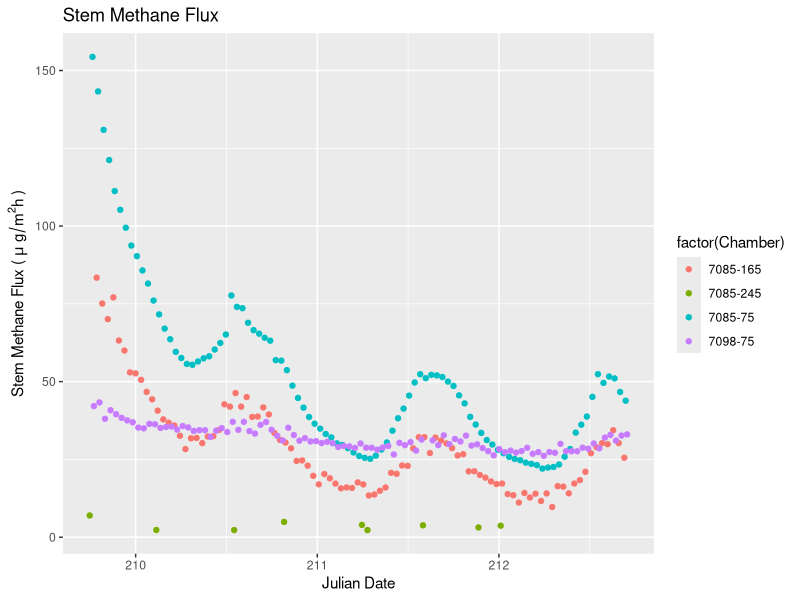
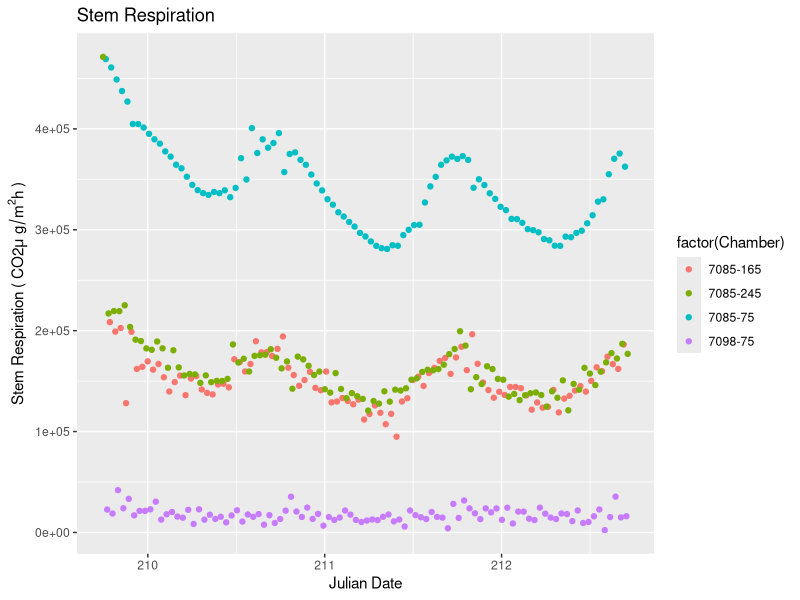
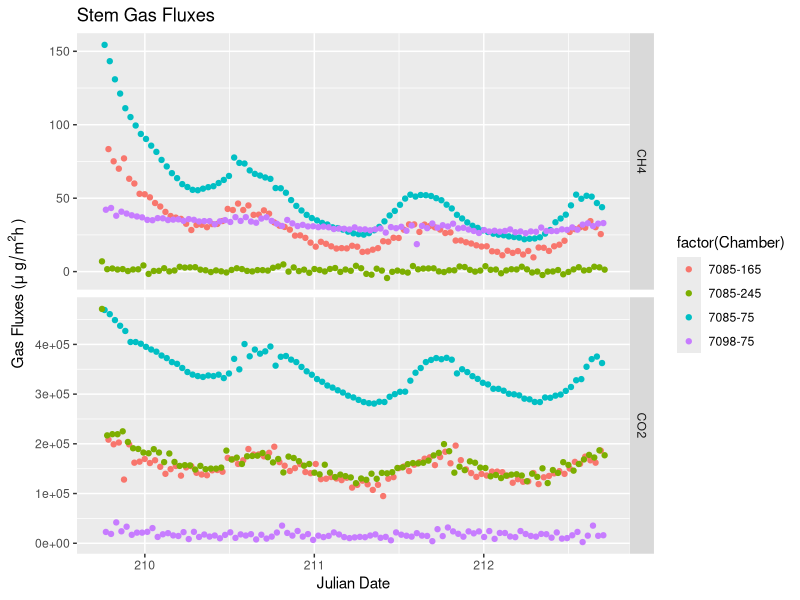
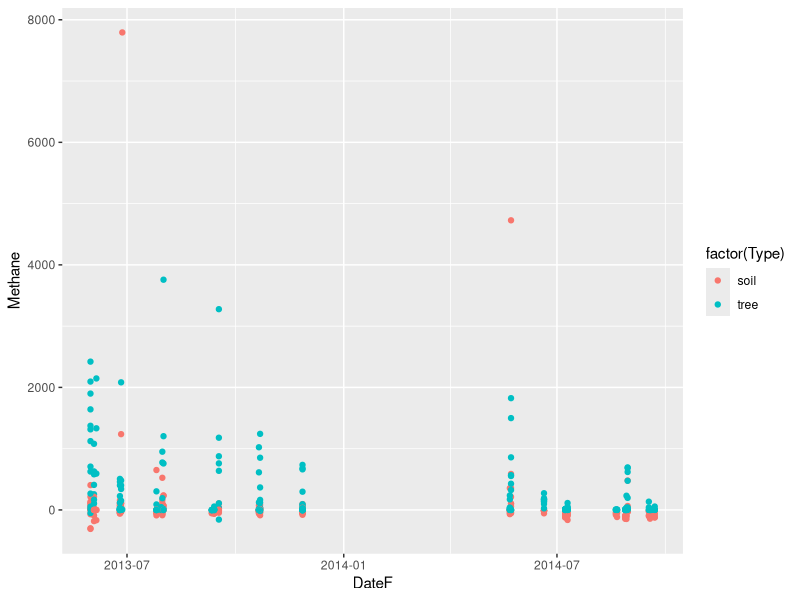
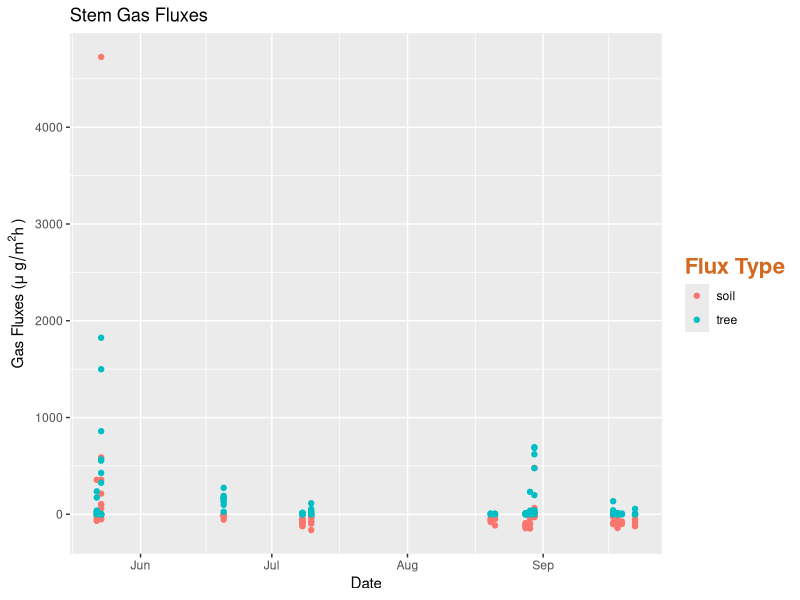
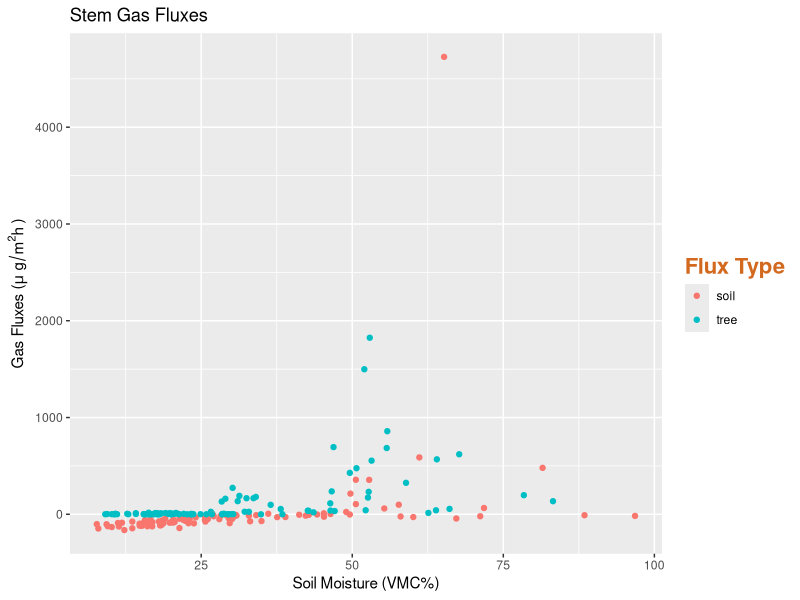
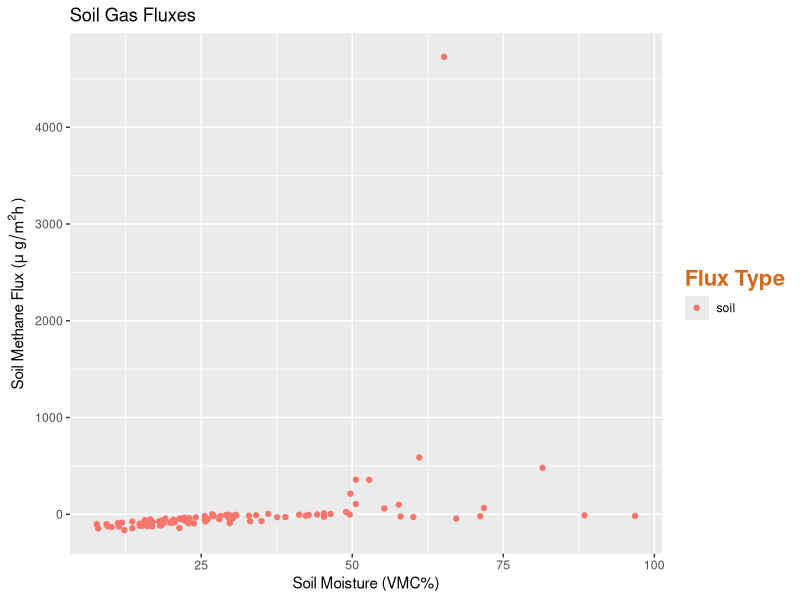
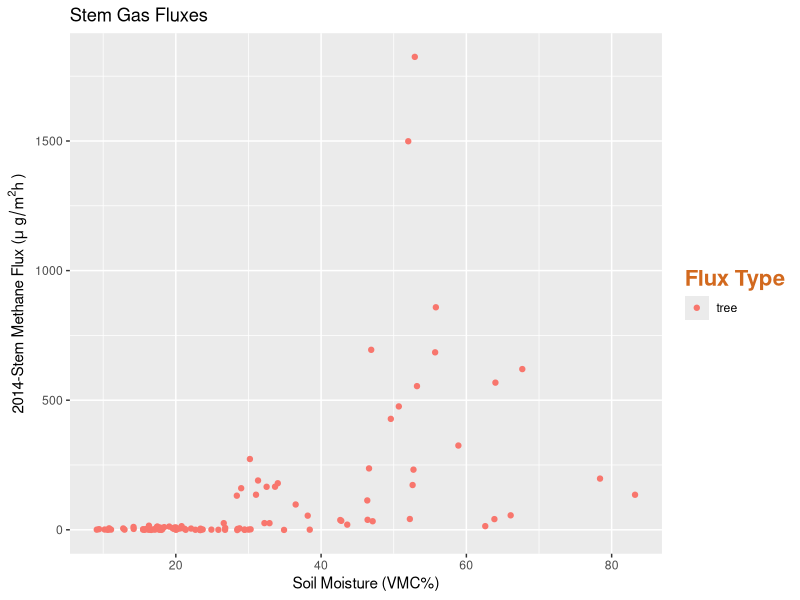

Write R code to recreate these figures, in order. (Note: this script raises an error after producing the figures.)
#R script to create graphs for transect data
#Author: Scott Pitz
# Started: 2015-01-05
library(ggplot2)
library(grid)
library(gridExtra)
library(plyr)
setwd("C:/Users/Pitz/Desktop/R-Graphs")

nmmaps<-read.csv("automated.csv", as.is=T) #load files
head(nmmaps) #show beginning of file
#g<- ggplot(nmmaps, aes(Julian, CH4))+geom_point(color="firebrick")

#CH4 only graph
autoch4<-nmmaps[nmmaps$CH4flag=="Y",] # drop rows where flux R2 <0.80
g<-ggplot(autoch4, aes(Julian, CH4, color=factor(Chamber)))+geom_point()
g<-g+ggtitle('Stem Methane Flux')
g<-g+labs(x="Julian Date", y=expression(paste("Stem Methane Flux ( ", mu ~ g/m^2 , "h )")), title="Stem Methane Flux")
g

#CO2 only graph
autoco2<-nmmaps[nmmaps$CO2flag=="Y",]
c<-ggplot(nmmaps, aes(Julian, CO2, color=factor(Chamber)))+geom_point()
#c<-c+ggtitle('Stem Respiration')
c<-c+labs(x="Julian Date", y=expression(paste("Stem Respiration ( CO2", mu ~ g/m^2 , "h )")), title="Stem Respiration")
c

#use grid.arrange to stack graphs, doesnt line up x-axis
#d<-grid.arrange(g, c, nrow=2, main = "Stem Gas Fluxes")
#ggsave("plot.pdf", width=4, height=4)

#rearrange data so all fluxes in one column
#facet_grid separates data into tiles
autofacet<-read.csv("automatedFacet.csv", as.is=T)
gf<-ggplot(autofacet, aes(Julian, Flux, color=factor(Chamber)))+geom_point()
#gf+theme(legend.title = element_text(colour="chocolate", size=16, face="bold"))+
  #scale_color_discrete(name="This color is\ncalled chocolate!?")
gf<-gf+labs(x="Julian Date", y=expression(paste("Gas Fluxes (", mu ~ g/m^2 , "h )")), title="Stem Gas Fluxes")
gf + facet_grid(Gas ~ ., scales="free_y") #scales="free_y" allows each graph's y-axis to scale independently

#transect Data
transect<-read.csv("AllData.csv", as.is=T) #load files
head(transect) #show beginning of file
transect$DateF<-as.Date(transect$DateF)
transect["Eco"] <- NA # That creates the new column filled with "NA"
head(transect)
#if(transect$TreeID=="10127") transect$Eco=="mid"
transect$Eco[transect$TreeID==10127] <- "mid"
transect$Eco[transect$TreeID==10206] <- "wetland"
transect$Eco[transect$TreeID==10210] <- "wetland"
transect$Eco[transect$TreeID==10212] <- "wetland"
transect$Eco[transect$TreeID==10214] <- "wetland"
transect$Eco[transect$TreeID==10315] <- "wetland"
transect$Eco[transect$TreeID==10316] <- "wetland"
transect$Eco[transect$TreeID==10319] <- "wetland"

transect$Eco[transect$TreeID==12000] <- "mid"
transect$Eco[transect$TreeID==12001] <- "upland"
transect$Eco[transect$TreeID==12002] <- "upland"
transect$Eco[transect$TreeID==12003] <- "upland"
transect$Eco[transect$TreeID==12004] <- "mid"
transect$Eco[transect$TreeID==12005] <- "mid"
transect$Eco[transect$TreeID==12006] <- "upland"
transect$Eco[transect$TreeID==12007] <- "mid"
transect$Eco[transect$TreeID==12008] <- "upland"
transect$Eco[transect$TreeID==12009] <- "mid"
transect$Eco[transect$TreeID==12010] <- "upland"
transect$Eco[transect$TreeID==12011] <- "upland"
transect$Eco[transect$TreeID==12012] <- "upland"
transect$Eco[transect$TreeID==12013] <- "upland"
transect$Eco[transect$TreeID==12014] <- "upland"
transect$Eco[transect$TreeID==12015] <- "upland"
transect$Eco[transect$TreeID==12016] <- "upland"
transect$Eco[transect$TreeID==12017] <- "upland"
transect$Eco[transect$TreeID==12018] <- "upland"
transect$Eco[transect$TreeID==12019] <- "upland"
transect$Eco[transect$TreeID==12020] <- "upland"
transect$Eco[transect$TreeID==12021] <- "upland"

#change rounds
transect$Round[transect$DateF=="2014-05-22"] <- 7
transect$Round[transect$DateF=="2014-05-23"] <- 7
transect$Round[transect$DateF=="2014-06-20"] <- 8
transect$Round[transect$DateF=="2014-07-08"] <- 9
transect$Round[transect$DateF=="2014-07-10"] <- 9
transect$Round[transect$DateF=="2014-08-20"] <- 10
transect$Round[transect$DateF=="2014-08-21"] <- 10
transect$Round[transect$DateF=="2014-08-28"] <- 10
transect$Round[transect$DateF=="2014-08-29"] <- 10
transect$Round[transect$DateF=="2014-08-30"] <- 10
transect$Round[transect$DateF=="2014-09-17"] <- 11
transect$Round[transect$DateF=="2014-09-18"] <- 11
transect$Round[transect$DateF=="2014-09-19"] <- 11
transect$Round[transect$DateF=="2014-09-22"] <- 11

all<-ggplot(transect, aes(DateF, Methane, color=factor(Type)))+geom_point()
all

#2014 data
data2014<-transect[transect$Year=="2014",]
plot2014<-ggplot(data2014, aes(DateF, Methane, color=factor(Type)))+geom_point()
plot2014<-plot2014+labs(x="Date", y=expression(paste("Gas Fluxes (", mu ~ g/m^2 , "h )")), title="Stem Gas Fluxes")
plot2014<-plot2014+theme(legend.title = element_text(colour="chocolate", size=16, face="bold"))+scale_color_discrete(name="Flux Type")
plot2014

#2014 data - Moisture plot- All Data
moistureplot<-ggplot(data2014, aes(SoilMoisture1, Methane, color=factor(Type)))+geom_point()
moistureplot<-moistureplot+labs(x="Soil Moisture (VMC%)", y=expression(paste("Gas Fluxes (", mu ~ g/m^2 , "h )")), title="Stem Gas Fluxes")
moistureplot<-moistureplot+theme(legend.title = element_text(colour="chocolate", size=16, face="bold"))+scale_color_discrete(name="Flux Type")
moistureplot

#2014 data - Soil Moisture plot
soildata2014<-data2014[data2014$Type=="soil",]
soilmoistureplot<-ggplot(soildata2014, aes(SoilMoisture1, Methane, color=factor(Type)))+geom_point()
soilmoistureplot<-soilmoistureplot+labs(x="Soil Moisture (VMC%)", y=expression(paste("Soil Methane Flux (", mu ~ g/m^2 , "h )")), title="Soil Gas Fluxes")
soilmoistureplot<-soilmoistureplot+theme(legend.title = element_text(colour="chocolate", size=16, face="bold"))+scale_color_discrete(name="Flux Type")
soilmoistureplot

#2014 data - Tree Moisture plot
treedata2014<-data2014[data2014$Type=="tree",]
treemoistureplot<-ggplot(treedata2014, aes(SoilMoisture1, Methane, color=factor(Type)))+geom_point()
treemoistureplot<-treemoistureplot+labs(x="Soil Moisture (VMC%)", y=expression(paste("2014-Stem Methane Flux (", mu ~ g/m^2 , "h )")), title="Stem Gas Fluxes")
treemoistureplot<-treemoistureplot+theme(legend.title = element_text(colour="chocolate", size=16, face="bold"))+scale_color_discrete(name="Flux Type")
treemoistureplot

#transform data
transect$logMoist<-log10(transect$SoilMoisture1)
transect$logMethaneFlux<-transect$Methane
transect$logMethaneFlux<-log10(transect$logMethaneFlux)
#transect$logMethaneFlux<-transect$logMethaneFlux-3
data2014<-transect[transect$Year=="2014",]

#2014 data - Tree log Moisture plot
treedata2014<-data2014[data2014$Type=="tree",]
treelogmoisture<-ggplot(treedata2014, aes(logMoist, Methane))+geom_point()
treelogmoisture<-treelogmoisture+labs(x="log (Soil Moisture (VMC%))", y=expression(paste("Stem Methane Flux (", mu ~ g/m^2 , "h )")), title="2014 - Stem Gas Flux v. log(VMC)")
treelogmoisture

#2014 data - log Tree log Moisture plot
transect$logMoist<-log10(transect$SoilMoisture1)
treedata2014<-data2014[data2014$Type=="tree",]
logtreelogmoisture<-ggplot(treedata2014, aes(logMoist, logMethaneFlux))+geom_point()
logtreelogmoisture<-logtreelogmoisture+labs(x="log (Soil Moisture (VMC%))", y=expression(paste("log(Stem Methane Flux (", mu ~ g/m^2 , "h ))")), title="2014 - log(Stem Gas Flux) v. log(VMC)")
logtreelogmoisture

#2014 upland data
data2014<-transect[transect$Year=="2014",]
upplot<-data2014[data2014$Eco=="upland",]
up<-ggplot(upplot, aes(DateF, Methane, color=factor(Type)))+geom_point()
up<-up+labs(x="Date", y=expression(paste("Gas Fluxes (", mu ~ g/m^2 , "h )")), title="2014 - Stem Gas Fluxes - Upland All RSQ")
up<-up+theme(legend.title = element_text(colour="chocolate", size=16, face="bold"))+scale_color_discrete(name="Flux Type")
up

# Run the functions length, mean, and sd on the value of "flux" for each group, 
# broken down by type, round
MethaneSum <- ddply(data2014, c("Type", "Round", "Eco"), summarise,
               N    = length(Methane),
               mean = mean(Methane),
               sd   = sd(Methane),
               se   = sd / sqrt(N) )
MethaneSum

DateSum <- ddply(data2014, c("Type", "Round", "Eco"), summarise,
                    N    = length(DateF),
                    mean = mean(DateF),
                    sd   = sd(DateF),
                    se   = sd / sqrt(N) )
DateSum

# merge two data frames by Round and Eco
total <- merge(MethaneSum, DateSum, by=c("Round","Eco","Type"))
total

#Plot summaries by "ecosystem" data
sup<-ggplot(total, aes(mean.y, mean.x, color=factor(Type)))+geom_point(aes(shape=Eco),size = 4)+geom_errorbar(aes(ymin=mean.x-se.x, ymax=mean.x+se.x), width=.1)
  #+geom_point(aes(shape=Eco),size = 4)
sup<-sup+labs(x="Date", y=expression(paste("Gas Fluxes (", mu ~ g/m^2 , "h )")), title="2014 - Stem Gas Fluxes - All Ecosystems - All RSQ")
sup<-sup+theme(legend.title = element_text(colour="chocolate", size=16, face="bold"))+scale_color_discrete(name="Flux Type")
sup

#Plot summaries by "ecosystem" data
uptotal<-total[total$Eco=="upland",]
supup<-ggplot(uptotal, aes(mean.y, mean.x, color=factor(Type)))+geom_point(aes(shape=Eco),size = 4)+geom_errorbar(aes(ymin=mean.x-se.x, ymax=mean.x+se.x), width=.1)
#+geom_point(aes(shape=Eco),size = 4)
supup<-supup+labs(x="Date", y=expression(paste("Gas Fluxes (", mu ~ g/m^2 , "h )")), title="2014 - Stem Gas Fluxes - Upland All RSQ")
supup<-supup+theme(legend.title = element_text(colour="chocolate", size=16, face="bold"))+scale_color_discrete(name="Flux Type")
supup

#plot sapflow data
sap<-read.csv("SapFlow_trees7085_7098.csv", as.is=T) #load files
head(sap) #show beginning of file
saplate<-sap[sap$jday>209.7,]
saplate<-saplate[saplate$jday<213.0,]
head(saplate)

#rearrange data so all fluxes in one column
#facet_grid separates data into tiles
beech<-autofacet[autofacet$Chamber=="7098-75",]
#beech<-beech[beech$Gas=="CH4",]
gf<-ggplot(beech, aes(Julian, Flux, color=factor(Chamber)))+geom_point()
#gf+theme(legend.title = element_text(colour="chocolate", size=16, face="bold"))+
#scale_color_discrete(name="This color is\ncalled chocolate!?")
gf<-gf+labs(x="Julian Date", y=expression(paste("Gas Fluxes (", mu ~ g/m^2 , "h )")), title="Stem Gas Fluxes")
gf + facet_grid(Gas ~ ., scales="free_y") #scales="free_y" allows each graph's y-axis to scale independently

beechsap<-ggplot(saplate, aes(jday, Fd_7098))+geom_point()
#c<-c+ggtitle('Stem Respiration')
beechsap<-beechsap+labs(x="Julian Date", y=expression(paste("Stem Respiration ( CO2", mu ~ g/m^2 , "h )")), title="Stem Respiration")
beechsap

 

#average data to the hour
df <- data.frame(Julian = numeric(), Type = character(), Value = numeric(), stringsAsFactors = FALSE)

x<-209.0+1050/1440
i <-0;
while(x < 212.75) {y <- x+1/24;
                time <- 0;
                print(x);
                bwt<-beech[beech$Julian>x,];
                bwt<-bwt[bwt$Julian<y,];
                bwt<-bwt[bwt$Gas=="CH4",];
                time<-(x+y)/2;
                AveFlux<-mean(bwt$Flux);
                df <- rbind(df, data.frame(Julian = time, Type = "CH4", Value=AveFlux));
                x <- x+1/24;
                i<-i+1;
}

x<-209.0+1050/1440

while(x < 212.75) {y <- x+1/24;
                   time <- 0;
                   print(x);
                   bwt<-sap[sap$jday>x,];
                   bwt<-bwt[bwt$jday<y,];
                   time<-(x+y)/2;
                   AveFlux<-mean(bwt$Fd_7098);
                   df <- rbind(df, data.frame(Julian = time, Type = "SAP", Value=AveFlux));
                   x <- x+1/24;
}

x<-209.0+1050/1440
beechCO2<-beech[beech$Gas=="CO2",]
while(x < 212.75) {y <- x+1/24;
                   time <- 0;
                   print(x);
                   bwt<-beechCO2[beechCO2$Julian>x,];
                   bwt<-bwt[bwt$Julian<y,];
                   time<-(x+y)/2;
                   AveFlux<-mean(bwt$Flux);
                   df <- rbind(df, data.frame(Julian = time, Type = "CO2", Value=AveFlux));
                   x <- x+1/24;
}
df

#rearrange data so all fluxes in one column
#facet_grid separates data into tiles
beechtri<-ggplot(df, aes(Julian, Value, color=factor(Type)))+geom_point()
beechtri<-beechtri+labs(x="Julian Date", y=expression(paste("Gas Fluxes (", mu ~ g/m^2 , "h )")), title="Beech Stem Gas Fluxes")
beechtri + facet_grid(Type ~ ., scales="free_y") #scales="free_y" allows each graph's y-axis to scale independently

#average data to the hour
df1 <- data.frame(Julian = numeric(), Type = character(), Value = numeric(), stringsAsFactors = FALSE)

x<-209.0+1050/1440
i <-0;
while(x < 212.75) {y <- x+1/24;
                   time <- 0;
                   bwt<-beech[beech$Julian>x,];
                   bwt<-bwt[bwt$Julian<y,];
                   bwt<-bwt[bwt$Gas=="CH4",];
                   bwt<-bwt[bwt$CH4R>0.8,];
                   time<-(x+y)/2;
                   AveFlux<-mean(bwt$Flux);
                   df1 <- rbind(df1, data.frame(Julian = time, Type = "CH4", Value=AveFlux));
                   x <- x+1/24;
                   i<-i+1;
}

x<-209.0+1050/1440

while(x < 212.75) {y <- x+1/24;
                   time <- 0;
                   bwt<-sap[sap$jday>x,];
                   bwt<-bwt[bwt$jday<y,];
                   time<-(x+y)/2;
                   AveFlux<-mean(bwt$Fd_7098);
                   df1 <- rbind(df1, data.frame(Julian = time, Type = "SAP", Value=AveFlux));
                   x <- x+1/24;
}

x<-209.0+1050/1440
beechCO2<-beech[beech$Gas=="CO2",]
while(x < 212.75) {y <- x+1/24;
                   time <- 0;
                   print(x);
                   bwt<-beechCO2[beechCO2$Julian>x,];
                   bwt<-bwt[bwt$Julian<y,];
                   bwt<-bwt[bwt$CO2R>0.8,];
                   time<-(x+y)/2;
                   AveFlux<-mean(bwt$Flux);
                   df1 <- rbind(df1, data.frame(Julian = time, Type = "CO2", Value=AveFlux));
                   x <- x+1/24;
}
df

#rearrange data so all fluxes in one column
#facet_grid separates data into tiles
beechtrisig<-ggplot(df1, aes(Julian, Value, color=factor(Type)))+geom_point()
#gf+theme(legend.title = element_text(colour="chocolate", size=16, face="bold"))+
#scale_color_discrete(name="This color is\ncalled chocolate!?")
beechtrisig<-beechtrisig+labs(x="Julian Date", y=expression(paste("Gas Fluxes (", mu ~ g/m^2 , "h )")), title="Beech Stem Gas Fluxes")
beechtrisig + facet_grid(Type ~ ., scales="free_y") #scales="free_y" allows each graph's y-axis to scale independently

full<-read.csv("Faceted.csv", as.is=T) #load files
head(full) #show beginning of file
tail(full)

#average data to the hour
df2 <- data.frame(Julian = numeric(), Type = character(), Value = numeric(), stringsAsFactors = FALSE)

x<-203.0+990/1440
while(x < 204.73) {y <- x+1/24;
                   time <- 0;
                   bwt<-full[full$Julian>x,];
                   bwt<-bwt[bwt$Julian<y,];
                   bwt<-bwt[bwt$Type=="CH4",];
                   bwt<-bwt[bwt$Chamber=="7085-245",];
                   bwt<-bwt[bwt$CH4R>0.8,];
                   time<-(x+y)/2;
                   AveFlux<-mean(bwt$Flux);
                   df2 <- rbind(df2, data.frame(Julian = time, Type = "CH4", Value=AveFlux));
                   x <- x+1/24;
}

x<-203.0+990/1440
while(x < 204.73) {y <- x+1/24;
                   time <- 0;
                   bwt<-sap[sap$jday>x,];
                   bwt<-bwt[bwt$jday<y,];
                   time<-(x+y)/2;
                   AveFlux<-mean(bwt$Fd_7085);
                   df2 <- rbind(df2, data.frame(Julian = time, Type = "SAP", Value=AveFlux));
                   x <- x+1/24;
}

x<-203.0+990/1440
while(x < 204.73) {y <- x+1/24;
                   time <- 0;
                   print(x);
                   bwt<-full[full$Julian>x,];
                   bwt<-bwt[bwt$Julian<y,];
                   bwt<-bwt[bwt$Type=="CO2",];
                   bwt<-bwt[bwt$Chamber=="7085-245",];
                   bwt<-bwt[bwt$CO2R>0.8,];
                   time<-(x+y)/2;
                   AveFlux<-mean(bwt$Flux);
                   df2 <- rbind(df2, data.frame(Julian = time, Type = "CO2", Value=AveFlux));
                   x <- x+1/24;
}

#facet_grid separates data into tiles
tpTriSig<-ggplot(df2, aes(Julian, Value, color=factor(Type)))+geom_point()
tpTriSig<-tpTriSig+labs(x="Julian Date", y=expression(paste("Gas Fluxes (", mu ~ g/m^2 , "h )")), title="Tulip Poplar Stem Gas Fluxes")
tpTriSig + facet_grid(Type ~ ., scales="free_y") #scales="free_y" allows each graph's y-axis to scale independently

#combine df1 - beech data- with df2 - tp data- into one dataframe
total <- rbind(df2, df1)
total$tree_f <- factor(total$Tree, levels=c('Tulip Poplar','Beech'))

#facet_grid separates data into tiles
AllSap<-ggplot(total, aes(Julian, Value, color=factor(Type)))+geom_point()
AllSap<-AllSap+labs(x="Julian Date", y=expression(paste("Gas Fluxes (", mu ~ g/m^2 , "h )")), title="Stem Gas Fluxes")
#AllSap + facet_grid(Type ~ tree_f, scales="free",space="free_x") #scales="free_y" allows each graph's y-axis to scale independently
AllSap + facet_grid(Type ~ tree_f, scales="free") #scales="free_y" allows each graph's y-axis to scale independently

